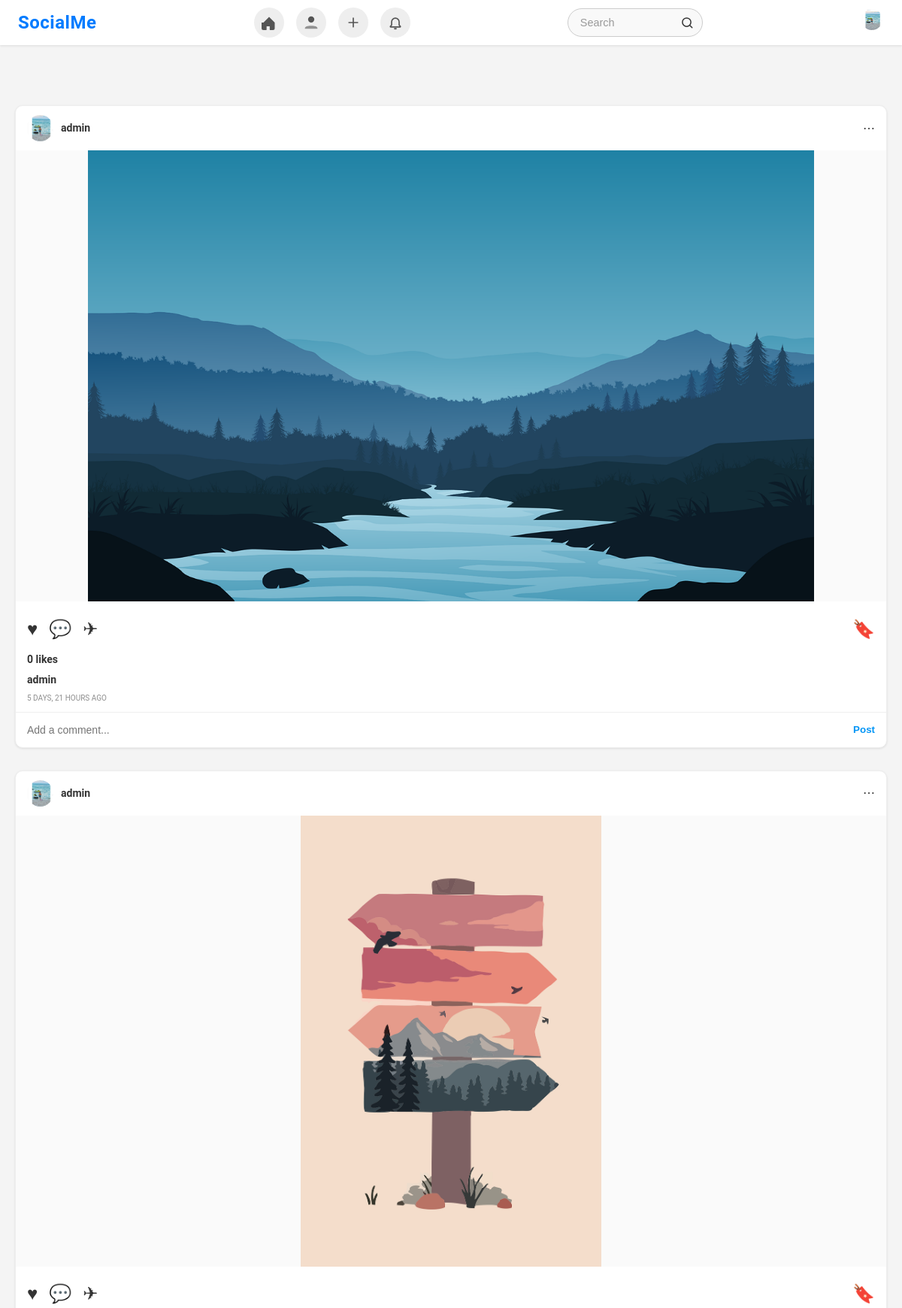
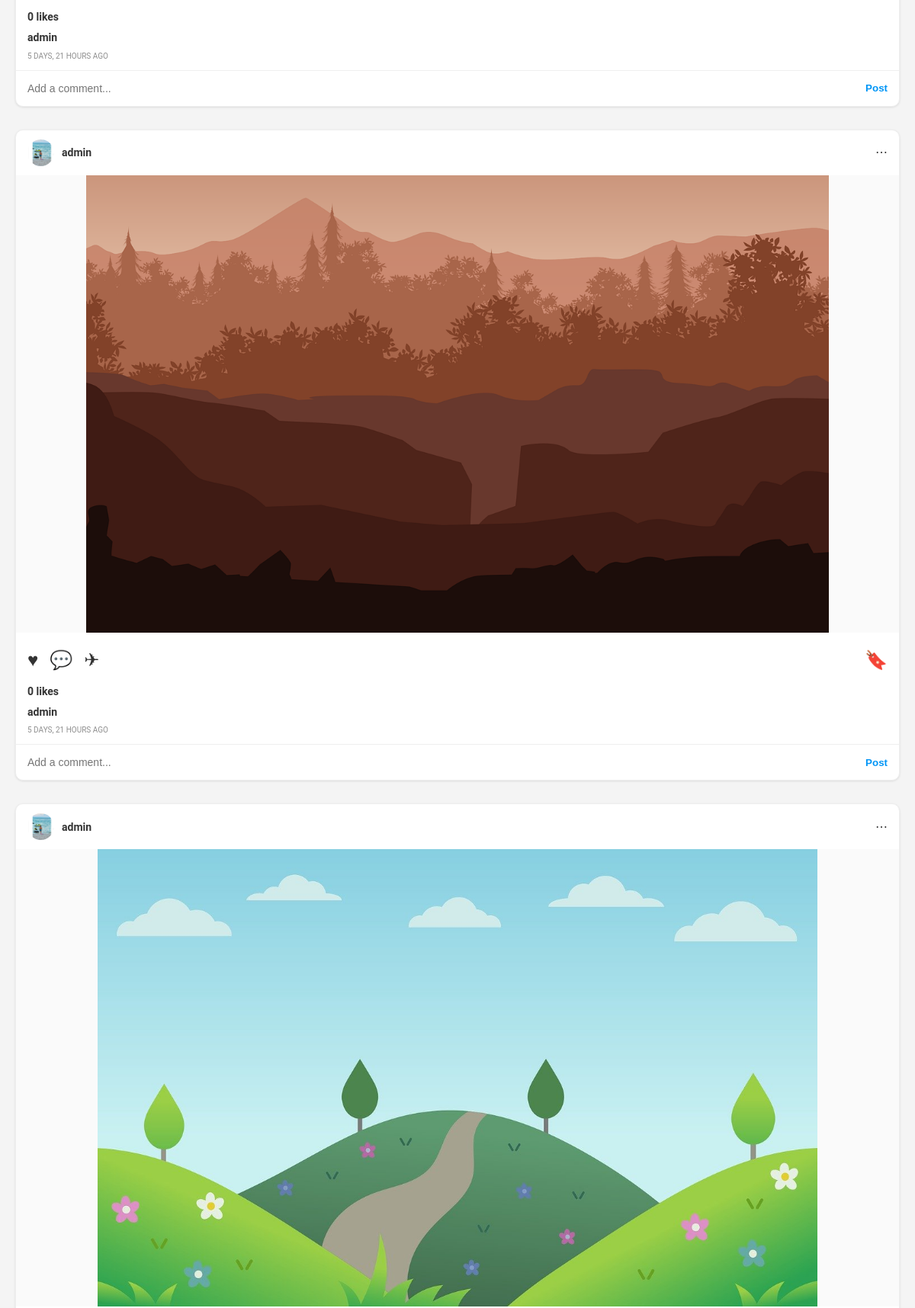
The app's page / (signed in, upper part) with its own data (2 pictures, top to bottom).
### primary/models.py (models this page shows, shortened)
class Profile(models.Model):
    user = models.OneToOneField(User, on_delete=models.CASCADE)
    bio = models.TextField(blank=True, null=True)
    avatar = models.ImageField(upload_to='avatar/', default='avatar/default.jpg', blank=True, null=True)
    location = models.CharField(max_length=100, blank=True, null=True)
    followers = models.ManyToManyField(User, related_name='following', blank=True)
    created_at = models.DateTimeField(auto_now_add=True)

class Post(models.Model):
    user = models.ForeignKey(User, on_delete=models.CASCADE, related_name="posts")
    image = models.ImageField(upload_to='image/post_images')
    created_at = models.DateTimeField(auto_now_add=True)
    likes = models.ManyToManyField(User, related_name='liked_posts', blank=True)

### primary/views.py (the view)
# urls.py: path('', main , name= 'main'),
@login_required(login_url='login')
def main(request):
    posts = Post.objects.all()
    logged_in_user_profile = None
    if hasattr(request.user, 'profile'):
        logged_in_user_profile = request.user.profile
    else:
        print(f"Warning: User {request.user.username} does not have a profile.")
    context = {
        'posts': posts,
        'profile_user': request.user,  # This will be the User object of the logged-in user
        'logged_in_user_profile': logged_in_user_profile, # If you prefer a more explicit name for the profile object
    }
    return render(request, 'index.html', context)

### Templates/index.html (shortened to what this page needs)
<!DOCTYPE html>
<html lang="en">
<head>
    {% load static %}
    <link rel="stylesheet" href="{% static 'stylesheet.css' %}">
</head>
<body>
    <nav>
        <div class="brand" tabindex="0" aria-label="Social Media Home">SocialMe</div>
        <div class="nav-links" role="menubar">
            {% if request.user.is_authenticated %}
                <a href="{% url 'main' %}" role="menuitem" aria-label="Home">
                    <svg viewBox="0 0 24 24" xmlns="http://www.w3.org/2000/svg">
                        <path d="M3 12l9-9 9 9v9a3 3 0 01-3 3h-4a1 1 0 01-1-1v-5H8v5a1 1 0 01-1 1H3a3 3 0 01-3-3v-9z" fill="currentColor"/>
                    </svg>
                </a>
                <a href="{% url 'profile_view' %}" aria-label="Profile" role="menuitem">
                    <svg viewBox="0 0 24 24" xmlns="http://www.w3.org/2000/svg">
                        <circle cx="12" cy="7" r="5" fill="currentColor"/>
                        <path d="M2 21c0-4 8-4 10-4s10 0 10 4v1H2v-1z" fill="currentColor" opacity="0.6"/>
                    </svg>
                </a>
                <a href="{% url 'upload_post' %}" role="menuitem" aria-label="Create Post">
                    <svg viewBox="0 0 24 24" xmlns="http://www.w3.org/2000/svg">
                        <path d="M12 5v14M5 12h14" stroke="currentColor" stroke-width="2" stroke-linecap="round" stroke-linejoin="round" fill="none"/>
                    </svg>
                </a>
                <a href="{% url 'notifications'%}" role="menuitem" aria-label="Notifications">
                    <svg viewBox="0 0 24 24" xmlns="http://www.w3.org/2000/svg">
                        <path d="M18 16v-5a6 6 0 00-12 0v5l-2 2v1h16v-1z" fill="none" stroke="currentColor" stroke-width="2" stroke-linejoin="round"/>
                        <path d="M13.73 21a2 2 0 01-3.46 0" fill="none" stroke="currentColor" stroke-width="2" stroke-linejoin="round"/>
                    </svg>
                </a>
            {% endif %}
        </div>
        {% if request.user.is_authenticated %}
        <div class="search-container" role="search">
            <input type="search" placeholder="Search" aria-label="Search social media" autocomplete="off">
        </div>
        {% endif %}
            <div class="user-section">
            {% if request.user.is_authenticated %}
                <div class="user-menu">
                <img src="{{ request.user.profile.avatar.url }}"
                    alt="User Avatar"
                    class="user-avatar"
                    tabindex="0"
                    aria-haspopup="true"
                    aria-expanded="false"
                    aria-controls="user-dropdown">
                </div>
            {% else %}
                <div class="auth-buttons">
                    <a href="{% url 'login' %}" class="login-btn" role="button">Login</a>
                    <a href="{% url 'register' %}" class="register-btn" role="button">Register</a>
                </div>
            {% endif %}
        </div>
    </nav>
    {% block content %}
    <main class="container">
        {% if request.user.is_authenticated %}
            <div class="stories-container">
            </div>
            <div class="feed">
                {% for post in posts %}
                <div class="post">
                    <div class="post-header">
                        <img src="{{ post.user.profile.avatar.url }}" class="post-avatar" alt="{{ post.user.username }}">
                        <div class="post-user">{{ post.user.username }}</div>
                        <div class="post-more">⋯</div>
                    </div>
                    <div class="post-image-container">
                        <img src="{{ post.image.url }}" class="post-image" alt="Post by {{ post.user.username }}">
                    </div>
                    <div class="post-actions">
                        <div class="post-action like">♥</div>
                        <div class="post-action comment">💬</div>
                        <div class="post-action share">✈</div>
                        <div class="post-action save">🔖</div>
                    </div>
                    <div class="post-likes">{{ post.likes.count }} likes</div>
                    <div class="post-caption">
                        <span class="username">{{ post.user.username }}</span>
                    </div>
                    <div class="post-time">{{ post.created_at|timesince }} ago</div>
                    <div class="comment-input">
                        <input type="text" placeholder="Add a comment...">
                        <button>Post</button>
                    </div>
                </div>
                {% empty %}
                <p>No posts available. Follow users to see their posts.</p>
                {% endfor %}
            </div>
        {% else %}
            <div class="welcome-message">
                <h2>Welcome to SocialMe!</h2>
                <p>Please <a href="{% url 'login' %}">login</a> or <a href="{% url 'register' %}">register</a> to access all features.</p>
            </div>
        {% endif %}
    </main>
    {% endblock %}
</body>
</html>

### static/stylesheet.css (style rules this page uses)
* { box-sizing: border-box; margin: 0; padding: 0; }
body { font-family: 'Roboto', sans-serif; background-color: #f4f4f4; color: #333; line-height: 1.6; }
a { text-decoration: none; color: inherit; cursor: pointer; }
nav { background-color: #fff; padding: 1rem 1.5rem; height: 60px; display: flex; align-items: center; justify-content: space-between; position: relative; box-shadow: 0 1px 3px rgba(0, 0, 0, 0.1); }
.brand { font-weight: 700; font-size: 1.5rem; color: #007bff; user-select: none; letter-spacing: 0.5px; cursor: default; }
.nav-links { display: flex; align-items: center; gap: 1rem; }
.nav-links a { display: flex; align-items: center; justify-content: center; color: #555; font-weight: 500; font-size: 1rem; padding: 0.75rem; border-radius: 50%; background-color: #eee; transition: background-color 0.3s ease, color 0.3s ease; width: 40px; height: 40px; user-select: none; }
.nav-links a svg { fill: #007bff; width: 20px; height: 20px; flex-shrink: 0; }
.search-container { position: relative; }
.search-container input[type="search"] { padding: 0.6rem 2rem 0.6rem 1rem; border-radius: 20px; border: 1px solid #ccc; outline: none; font-size: 0.9rem; width: 180px; background-color: #f9f9f9; color: #333; transition: width 0.3s ease, border-color 0.3s ease; }
.search-container input[type="search"]::placeholder { color: #999; }
.user-menu { position: relative; }
.user-avatar { width: 36px; height: 36px; border-radius: 50%; cursor: pointer; border: 2px solid transparent; transition: border-color 0.3s ease, box-shadow 0.3s ease; }
.container { max-width: 960px; margin: 2rem auto; padding: 1rem; }

### Templates/index.html (style rules this page uses)
.container { max-width: 1200px; margin: 0 auto; padding: 20px; }
.stories-container { display: flex; gap: 15px; padding: 15px 0; overflow-x: auto; scrollbar-width: none; }
.feed { margin-top: 30px; }
.post { background: white; border-radius: 10px; box-shadow: 0 1px 3px rgba(0,0,0,0.1); margin-bottom: 30px; border: 1px solid #eee; }
.post-header { display: flex; align-items: center; padding: 12px 15px; }
.post-avatar { width: 35px; height: 35px; border-radius: 50%; margin-right: 10px; object-fit: cover; }
.post-user { font-weight: 600; font-size: 14px; }
.post-more { margin-left: auto; cursor: pointer; }
.post-image-container { width: 100%; position: relative; }
.post-image { width: 100%; max-height: 600px; object-fit: contain; background: #fafafa; }
.post-actions { padding: 10px 15px; display: flex; align-items: center; }
.post-action { margin-right: 15px; cursor: pointer; font-size: 24px; }
.post-action.save { margin-left: auto; margin-right: 0; }
.post-likes { font-weight: 600; font-size: 14px; padding: 0 15px; margin-bottom: 5px; }
.post-caption { padding: 0 15px; font-size: 14px; margin-bottom: 5px; }
.post-caption .username { font-weight: 600; margin-right: 5px; }
.post-time { padding: 0 15px 10px; color: #8e8e8e; font-size: 10px; text-transform: uppercase; }
.comment-input { display: flex; align-items: center; padding: 15px; border-top: 1px solid #efefef; }
.comment-input input { flex: 1; border: none; outline: none; font-size: 14px; }
.comment-input button { color: #0095f6; font-weight: 600; background: none; border: none; cursor: pointer; }
.user-menu { position: relative; display: inline-block; }
.user-avatar { cursor: pointer; border-radius: 50%; width: 32px; height: 32px; }

### records on screen
Post: user.profile.avatar (picture), user.username "admin", image (picture), likes.count "0", created_at "5 DAYS, 21 HOURS"
Post: user.profile.avatar (picture), user.username "admin", image (picture), likes.count "0", created_at "5 DAYS, 21 HOURS"
Post: user.profile.avatar (picture), user.username "admin", image (picture), likes.count "0", created_at "5 DAYS, 21 HOURS"
Post: user.profile.avatar (picture), user.username "admin", image (picture)
